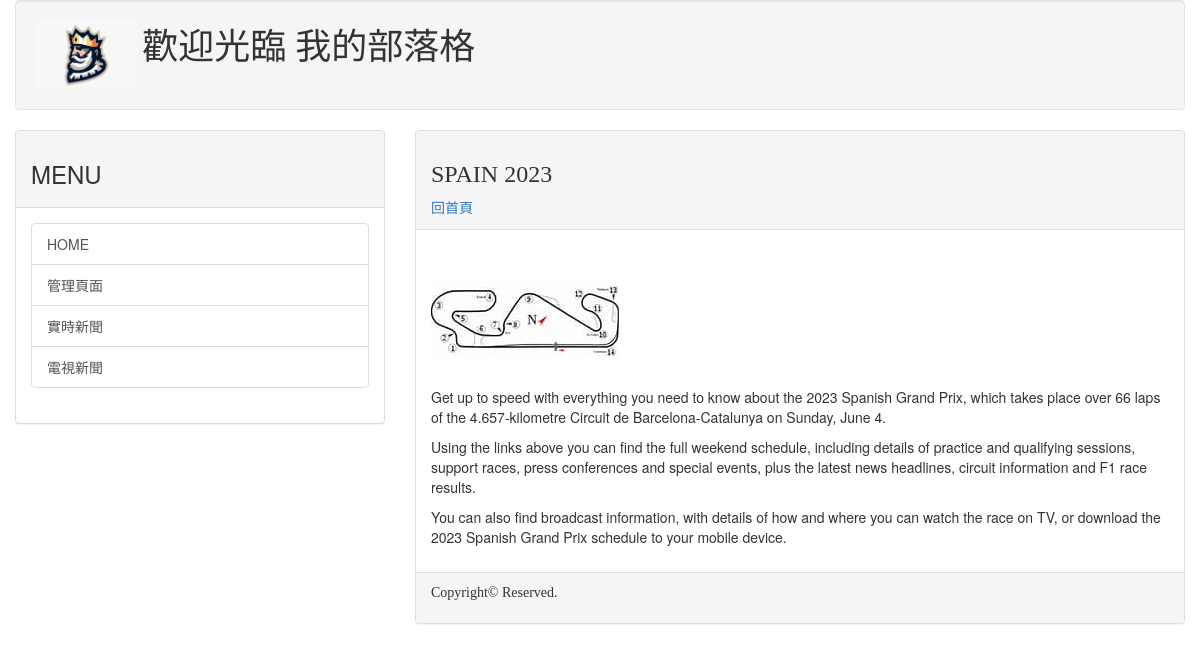
The app's page /post/SPAIN/ with its own data.
### mainsite/models.py (models this page shows, shortened)
class Post(models.Model):
    title = models.CharField(max_length=200)
    slug = models.CharField(max_length=200)
    body = models.TextField()
    pub_date = models.DateTimeField(default=timezone.now)
    class Meta:
        ordering = ( '-pub_date',)

### mainsite/views.py (the view)
# urls.py: path('post/<slug:slug>/', showpost),
def showpost(request, slug):
    template = get_template('post.html')
    try:
        post = Post.objects.get(slug=slug)
        if post != None:
            html = template.render(locals())
        return HttpResponse(html)
    except:
        return redirect('/')

### templates/post.html (shortened to what this page needs)
{% extends 'base.html' %}
{% load markdown_deux_tags %}
{% block headmessage %}
<h3 style='font-family:微軟正黑體;'>{{ post.title }}</h3>
<a style='font-family:微軟正黑體;' href='/'>回首頁</a>
{% endblock %}
{% block content %}
<p style='font-family:微軟正黑體;font-size:12pt;letter-spacing:2pt;'>
{{ post.body | safe | markdown }}
</p>
{% endblock %}

### records on screen
Post: title "SPAIN 2023", body (picture), body "Get up to speed with everything you need to know about the 2023 Spanish Grand Prix, which takes place over 66 laps of the 4.657-kilometre Circuit de Barcelona-Catalunya on Sunday, June 4. Using the links above you can find the full weekend schedule, including details of practice and qualifying sessions, support races, press conferences and special events, plus the latest news headlines, circuit information and F1 race results. You can also find broadcast information, with details of how and where you can watch the race on TV, or download the 2023 Spanish Grand Prix schedule to your mobile device."
